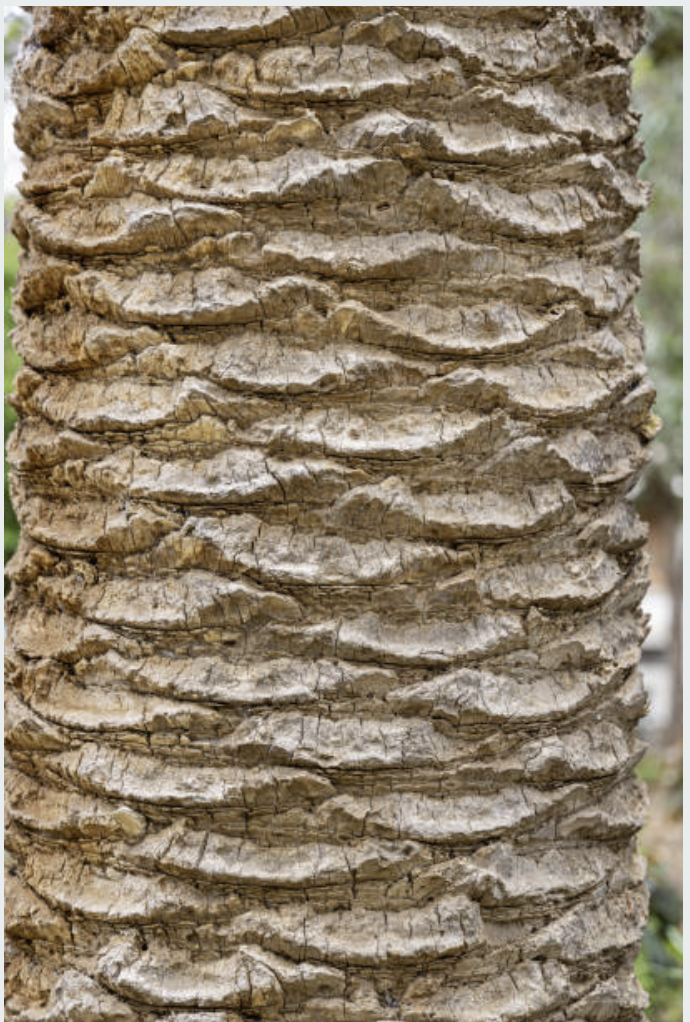
#> input picture palm_tree.png, 690 x 1022 px
$ python palm_tree_to_midi.py
#> lines starting #> are read from the running program, lines starting #| are printed output that depends on the picture; after the words box and inside, x2 and y2 are one past the last pixel; in counts of white or black regions, pixels touching at a corner belong together
import cv2
import numpy as np
from mido import Message, MidiFile, MidiTrack, bpm2tempo, MetaMessage
import os

# Load the image
image_path = os.environ.get('IMAGE', 'palm_tree.png')  # Replace with your image path
image = cv2.imread(image_path)
#> image is the input picture: shape (1022, 690, 3); mean B, G, R 104.6, 125.9, 140

# Resize image for easier processing (we'll adjust this based on average intensity)
# Convert to grayscale
gray_full = cv2.cvtColor(image, cv2.COLOR_BGR2GRAY)
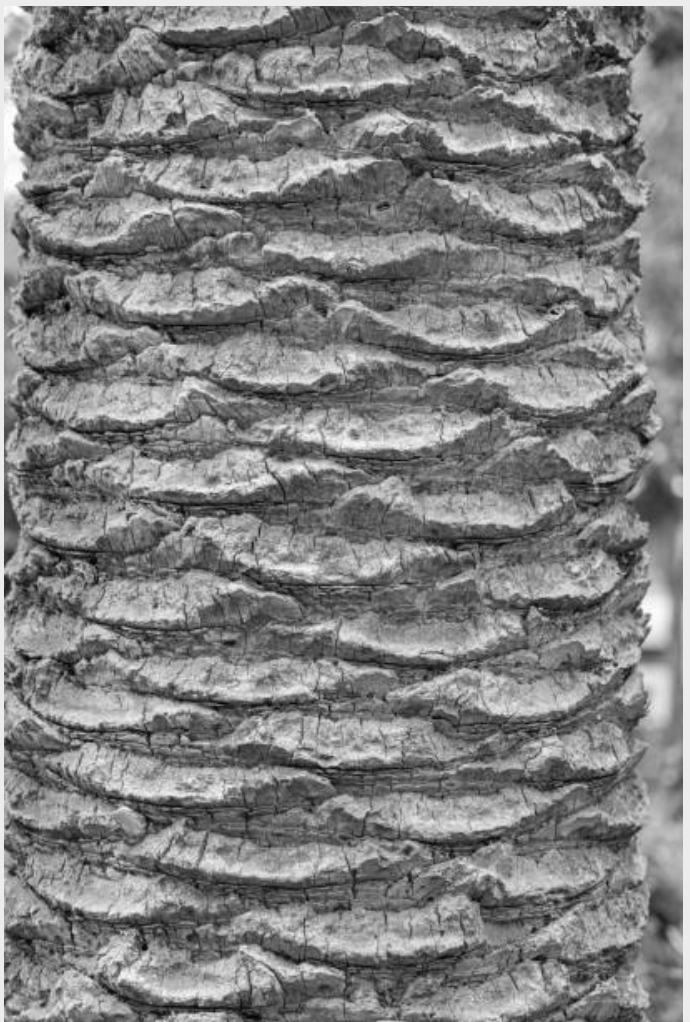
#> gray_full: shape (1022, 690); min 1, max 255, mean 127.7

# Calculate the average intensity of the full image
avg_intensity_full = np.mean(gray_full)
#> avg_intensity_full = 127.7

# Determine scaling factor based on average intensity
# For simplicity, we'll map intensity range [0, 255] to scaling factor [30%, 100%]
scale_percent = int(30 + (avg_intensity_full / 255) * 70)  # Scale between 30% and 100%
#> scale_percent = 65

# Ensure scale_percent is within reasonable bounds
scale_percent = max(30, min(scale_percent, 100))

# Resize image based on calculated scale_percent
width = int(image.shape[1] * scale_percent / 100)
#> width = 448
height = int(image.shape[0] * scale_percent / 100)
#> height = 664
dim = (width, height)
#> dim = (448, 664)
resized = cv2.resize(image, dim, interpolation=cv2.INTER_AREA)

# Convert resized image to grayscale
gray = cv2.cvtColor(resized, cv2.COLOR_BGR2GRAY)

# Use Canny edge detection
edges = cv2.Canny(gray, 50, 150)
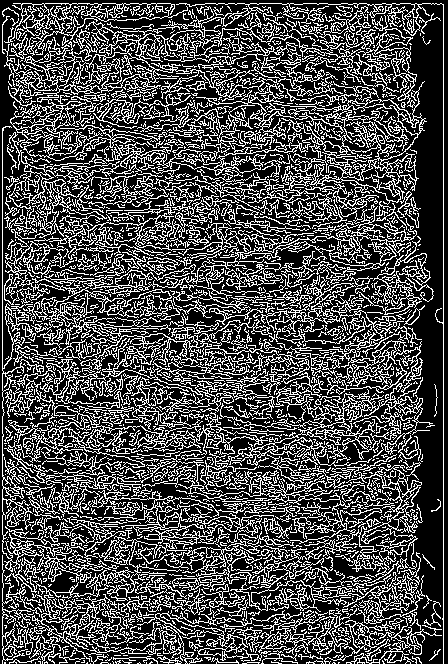
#> edges: shape (664, 448); 30% white in thin lines or dots

# Find contours
contours, hierarchy = cv2.findContours(
    edges, cv2.RETR_TREE, cv2.CHAIN_APPROX_SIMPLE)
#> contours = 2882 contours, 2381 with area under 20; largest, box (x1, y1, x2, y2) and area: (174, 15, 427, 229) 7658, (2, 3, 444, 664) 6502, (7, 317, 407, 583) 6012, (5, 132, 217, 321) 3492, (200, 340, 435, 485) 3153

# Check if any contours are found
if not contours:
    print("No contours found in the image.")
    exit()

# Assume the largest contour is the trunk
contour_areas = [cv2.contourArea(c) for c in contours]
#> contour_areas = 2882 values, max 7657.5 at index 2535, min 0 at index 0, mean 33.53
max_index = np.argmax(contour_areas)
#> max_index = 2535
trunk_contour = contours[max_index]
#> trunk_contour = contour of 2956 points, box (x1, y1, x2, y2) (174, 15, 427, 229), area 7658

# Create a mask for the trunk
mask = np.zeros_like(gray)
cv2.drawContours(mask, [trunk_contour], -1, 255, thickness=cv2.FILLED)
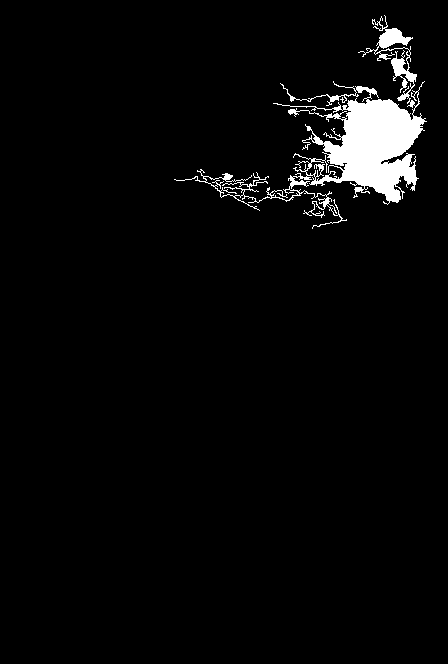
#> mask: shape (664, 448); 3.4% white; 1 white region, box (x1, y1, x2, y2) and area: (174, 15, 427, 229) 9973

# Extract the trunk area
trunk = cv2.bitwise_and(gray, gray, mask=mask)
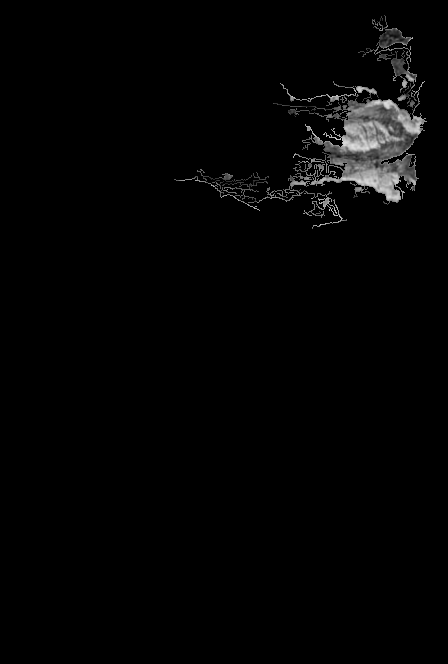
#> trunk: shape (664, 448); min 0, max 224, mean 4

# Calculate the average intensity of the trunk area
avg_intensity_trunk = np.mean(trunk[trunk > 0])  # Consider only the trunk pixels
#> avg_intensity_trunk = 119.9

# Determine sampling rates based on trunk average intensity
# Map intensity [0, 255] to vertical step size [10, 2] (smaller step size means more samples)
vertical_step = int(10 - (avg_intensity_trunk / 255) * 8)  # Steps between 10 and 2
#> vertical_step = 6
vertical_step = max(2, min(vertical_step, 10))

# Similarly for horizontal sampling, if desired
# For this example, we'll keep horizontal sampling as the full width

# Analyze patterns in the trunk
height, width = trunk.shape
pattern = []

for y in range(0, height, vertical_step):  # Sample every 'vertical_step' pixels vertically
    row = trunk[y, :]
    avg_row_intensity = np.mean(row[row > 0])  # Consider only non-zero pixels
    if np.isnan(avg_row_intensity):
        avg_row_intensity = 0
    pattern.append(avg_row_intensity)
#> this loop made 111 passes
#> after the loop, pattern = 111 values, max 168.2 at index 35, min 0 at index 0, mean 37.85

# Constrain the pitch range to a specific octave (e.g., C3 to C5)
min_note = 48  # C3
max_note = 72  # C5

# Normalize the pattern to MIDI note numbers within the desired range
if pattern:
    min_intensity = min(pattern)
#> min_intensity = 0
    max_intensity = max(pattern)
#> max_intensity = 168.2
    if max_intensity - min_intensity == 0:
        normalized_pattern = [int((min_note + max_note) / 2)] * len(pattern)
    else:
        normalized_pattern = [
            int(min_note + (p - min_intensity) / (max_intensity - min_intensity) * (max_note - min_note))
            for p in pattern
        ]
#> normalized_pattern = 111 values, max 72 at index 35, min 48 at index 0, mean 53.24
else:
    print("No pattern data extracted from the trunk.")
    exit()

# Adjust velocity mapping based on intensity contrast
# Compute the difference between successive intensity values
intensity_differences = np.abs(np.diff(pattern))
#> intensity_differences = 110 values, max 104 at index 38, min 0 at index 0, mean 7.38
intensity_differences = np.append(intensity_differences, 0)  # Append 0 to match pattern length
#> intensity_differences = 111 values, max 104 at index 38, min 0 at index 0, mean 7.32

# Normalize velocity between 50 and 127 based on intensity differences
min_diff = min(intensity_differences)
#> min_diff = 0
max_diff = max(intensity_differences)
#> max_diff = 104
if max_diff - min_diff == 0:
    normalized_velocity = [80] * len(intensity_differences)  # Default velocity if no variation
else:
    normalized_velocity = [
        int(50 + (d - min_diff) / (max_diff - min_diff) * (127 - 50))
        for d in intensity_differences
    ]
#> normalized_velocity = 111 values, max 127 at index 38, min 50 at index 0, mean 55.25

# Create MIDI file
#> (the run stopped early here; a loop or call above may not have finished)
